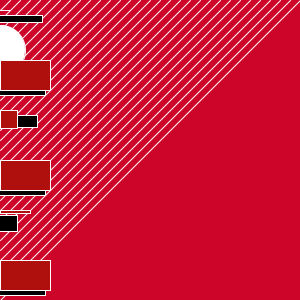
Frame 1 (no input)
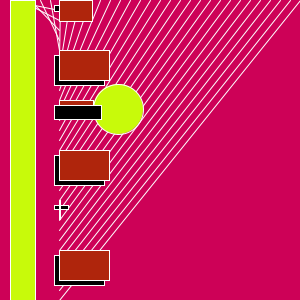
Frame 60 (the mouse pressed at the canvas centre just before this capture)
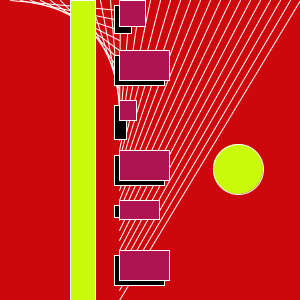
Frame 120 (the mouse held since frame 60 and released just before this capture)

The Processing sketch that drew these frames (run headless with seeded random() and noise(); from frame 60 on, the mouse is pressed at the canvas centre):

// Processing sketch: processing_72156
// ── processing_72156.pde

int circleX = 0;
int circleY =50;
int lineX = 0;
int lineY = 10;
int rectX = 0;
int rectY = 10;
void setup () {
  size(300,300);
}
void draw () {
  background(205,random(10),random(160));
  frameRate (40);
  smooth ();
  stroke(255);
  line (lineX,lineY,10,0);
  line (lineX,lineY+10,20,0);
  line (lineX,lineY+20,30,0);
  line (lineX,lineY+30,40,0);
  line (lineX,lineY+40,50,0);
  line (lineX,lineY+50,60,0);
  line (lineX,lineY+60,70,0);
  line (lineX,lineY+70,80,0);
  line (lineX,lineY+80,90,0);
  line (lineX,lineY+90,100,0);
  line (lineX,lineY+100,110,0);
  line (lineX,lineY+110,120,0);
  line (lineX,lineY+120,130,0);
  line (lineX,lineY+130,140,0);
  line (lineX,lineY+140,150,0);
  line (lineX,lineY+150,160,0);
  line (lineX,lineY+160,170,0);  
  line (lineX,lineY+170,180,0);
  line (lineX,lineY+180,190,0);
  line (lineX,lineY+190,200,0);
  line (lineX,lineY+200,210,0);
  line (lineX,lineY+210,220,0);
  line (lineX,lineY+220,230,0);
  line (lineX,lineY+230,240,0);
  line (lineX,lineY+240,250,0);
  line (lineX,lineY+250,260,0);
  line (lineX,lineY+260,270,0);
  line (lineX,lineY+270,280,0);
  line (lineX,lineY+280,290,0);
  line (lineX,lineY+290,300,0);
  lineX =lineX +1;
  lineX =lineX % width;
  lineY =lineY % width;
  ellipse(circleX,circleY,50,50);
  circleX= circleX +2;
  circleY=circleY +1;
   //boxes shadow
  fill(0);
  rect (rectX-5,rectY+5,random(50),random(30));
  rect (rectX-5,rectY+55,50,30);
  rect (rectX-5,rectY+105,random(50),random(40));
  rect (rectX-5,rectY+155,50,30);
  rect (rectX-5,rectY+205,random(50),random(30));
  rect (rectX-5,rectY+255,50,30);
  //boxes
 fill(175,random(50),random(150));
  rect (rectX,rectY,random(50),random(30));
  rect (rectX,rectY+50,50,30);
  rect (rectX,rectY+100,random(50),random(40));
  rect (rectX,rectY+150,50,30);
  rect (rectX,rectY+200,random(50),random(30));
  rect (rectX,rectY+250,50,30);
rectX = rectX +1;
rectX = rectX % width;
rectY = rectY +10;
rectY = rectY % width;
fill (200,250,10);
rect (rectX-50,rectY-10,25,300);
}
